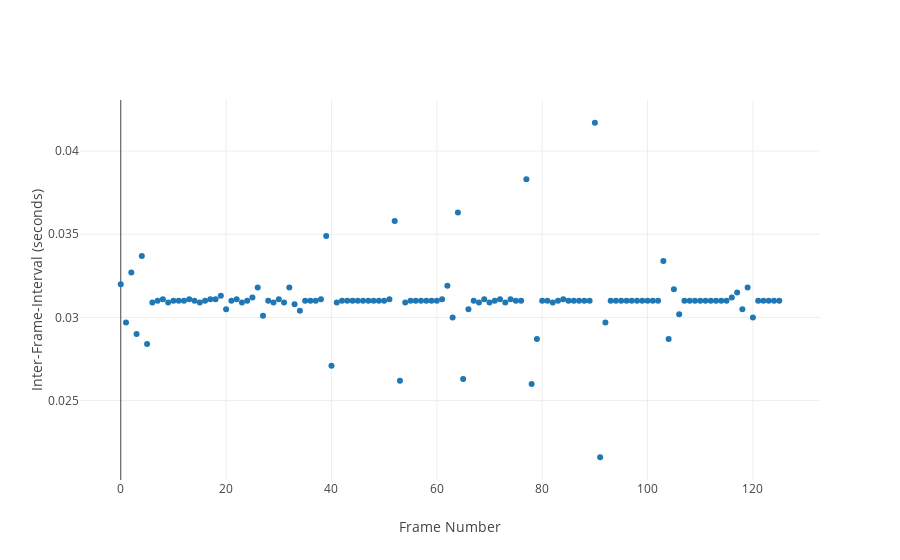

Notebook code cell kept with this figure:
### Markdown cell above
## Examine the frame interval

### Code cell
# np.diff(values) gives us values[i+1] - values[i]
myDiff = np.diff( frame_df['secondsSinceStart'].values )

fig = {
    'data': [{
        'x': frame_df.value, 
        'y': myDiff, 
        'text': '', 
        'mode': 'markers', 
        'name': ''
    }],
    'layout': {
        'xaxis': {'title': 'Frame Number'},
        'yaxis': {'title': "Inter-Frame-Interval (seconds)"}
    }
}

iplot(fig, filename='pandas/multiple-scatter')
